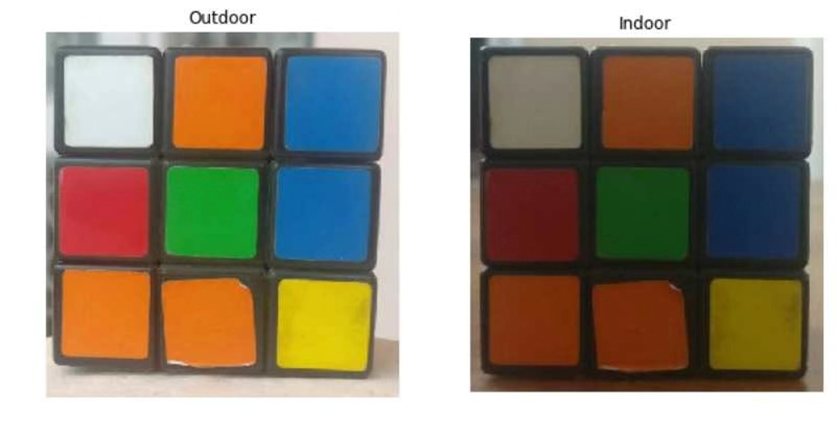
//> input picture test_for_opencv/rubik_cube.png, 836 x 431 px
$ ./color   (built with g++ and OpenCV 4)
//> lines starting //> are read from the running program, lines starting //| are printed output that depends on the picture; after the words box and inside, x2 and y2 are one past the last pixel; in counts of white or black regions, pixels touching at a corner belong together
#include <iostream>
#include <opencv2/opencv.hpp>

using namespace std;
using namespace cv;

struct ColorRange {
    Scalar lower;
    Scalar upper;
    Scalar displayColor;
    string name;
};

void detectAndDraw(Mat& input, Mat& output, const ColorRange& range) {
    Mat hsv, mask;

    cvtColor(input, hsv, COLOR_BGR2HSV);

    inRange(hsv, range.lower, range.upper, mask);

    Mat kernel = getStructuringElement(MORPH_ELLIPSE, Size(5, 5));
    morphologyEx(mask, mask, MORPH_OPEN, kernel);

    vector<vector<Point>> contours;
    findContours(mask, contours, RETR_EXTERNAL, CHAIN_APPROX_SIMPLE);

    for (const auto& contour : contours) {
        if (contourArea(contour) < 500) continue;

        Rect boundRect = boundingRect(contour);

        rectangle(output, boundRect, range.displayColor, 2);
        putText(output, range.name, Point(boundRect.x, boundRect.y - 10),
            FONT_HERSHEY_SIMPLEX, 0.7, range.displayColor, 2);
    }
}

int main(void) {
    Mat image = imread("rubik_cube.png");
//> image is the input picture: 431 rows x 836 cols, CV_8UC3; mean B, G, R 126.9, 143.3, 153.3
    if (image.empty()) {
        cout << "无法加载图像!" << endl;
        return -1;
    }

    Mat result = image.clone();

    vector<ColorRange> colors = {
        {Scalar(100, 150, 50), Scalar(140, 255, 255), Scalar(255, 0, 0), "Blue"},
        {Scalar(20, 100, 100), Scalar(30, 255, 255), Scalar(0, 255, 255), "Yellow"}
    };

    for (const auto& color : colors) {
        detectAndDraw(image, result, color);
    }
//> this loop made 2 passes
//> (range.lower in detectAndDraw, range.upper in detectAndDraw) on pass 2: (Scalar(20, 100, 100), Scalar(30, 255, 255))
//> pass 1, in detectAndDraw, `inRange(hsv, range.lower, range.upper, mask);`:
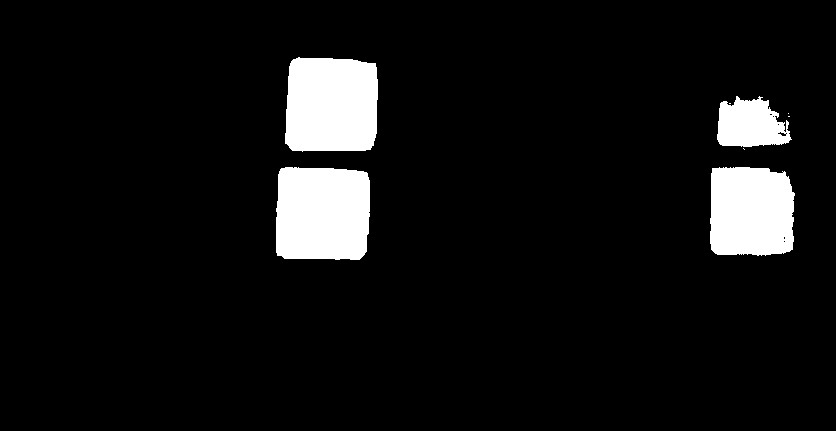
//> mask: 431 rows x 836 cols, CV_8UC1; 7.3% white; 8 white regions (4 under 20 px), largest, box (x1, y1, x2, y2) and area: (276, 167, 370, 260) 8262, (285, 57, 378, 152) 8172, (710, 167, 795, 256) 6963, (717, 96, 792, 147) 2800
//> pass 1, `detectAndDraw(image, result, color);`:
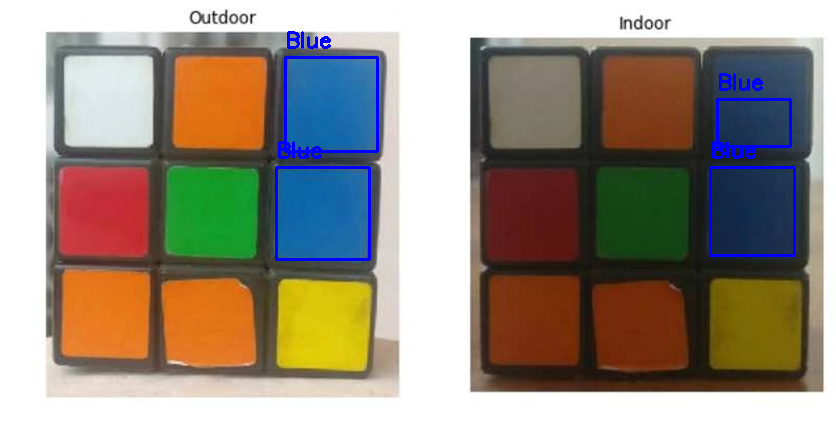
//> result: 431 rows x 836 cols, CV_8UC3; 1.5% of pixels changed, all inside (x1, y1, x2, y2) = (275, 31, 796, 261)
//> after the loop:
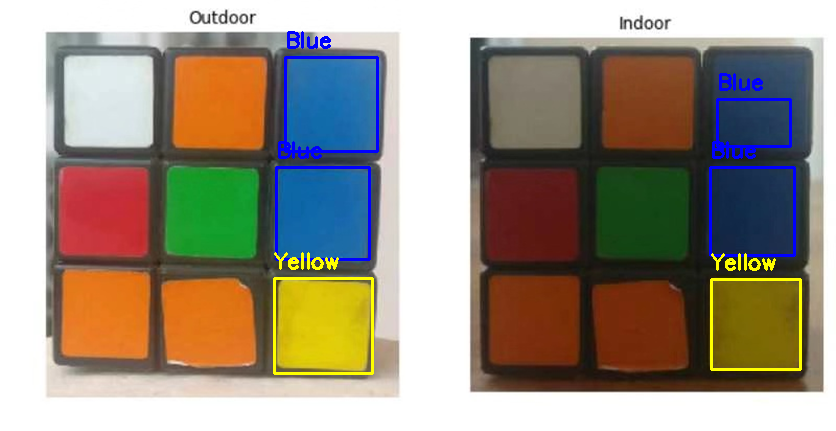
//> result: 431 rows x 836 cols, CV_8UC3; 0.88% of pixels changed, all inside (x1, y1, x2, y2) = (273, 252, 802, 375)

    namedWindow("Original", WINDOW_AUTOSIZE);
    namedWindow("Detection Result", WINDOW_AUTOSIZE);
    imshow("Original", image);
    imshow("Detection Result", result);

    imwrite("detection_result.jpg", result);

    waitKey(0);
    destroyAllWindows();
}
